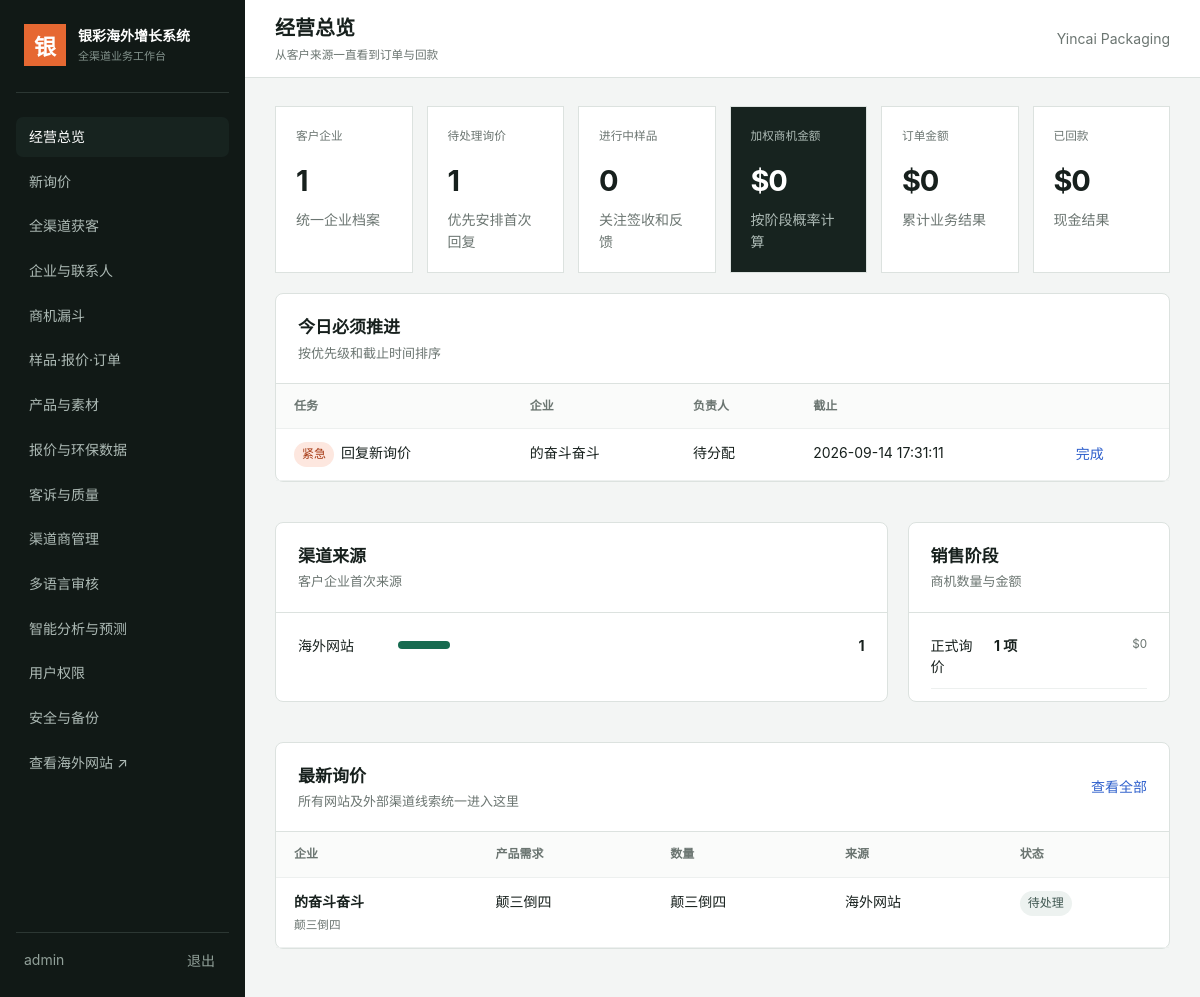
The page /admin (signed in) on the database its author committed.
### tables this page shows
CREATE TABLE tasks (
      id INTEGER PRIMARY KEY, company_id INTEGER, opportunity_id INTEGER,
      title TEXT NOT NULL, assignee TEXT, due_at TEXT, priority TEXT DEFAULT '普通',
      status TEXT DEFAULT '待办', created_at TEXT NOT NULL,
      FOREIGN KEY(company_id) REFERENCES companies(id) ON DELETE CASCADE,
      FOREIGN KEY(opportunity_id) REFERENCES opportunities(id) ON DELETE CASCADE
    );

CREATE TABLE companies (
      id INTEGER PRIMARY KEY, name TEXT NOT NULL, country TEXT, company_type TEXT,
      website TEXT, size TEXT, annual_purchase TEXT, source TEXT, owner TEXT,
      grade TEXT NOT NULL DEFAULT '丙级', risk_status TEXT DEFAULT '正常', notes TEXT,
      created_at TEXT NOT NULL, updated_at TEXT NOT NULL
    , score INTEGER DEFAULT 0, score_reason TEXT, last_scored_at TEXT);

CREATE TABLE opportunities (
      id INTEGER PRIMARY KEY, company_id INTEGER NOT NULL, title TEXT NOT NULL,
      product_interest TEXT, quantity TEXT, market TEXT, stage TEXT NOT NULL,
      amount REAL NOT NULL DEFAULT 0, probability INTEGER NOT NULL DEFAULT 10,
      expected_close TEXT, owner TEXT, next_action TEXT, next_action_at TEXT,
      lost_reason TEXT, created_at TEXT NOT NULL, updated_at TEXT NOT NULL, risk_level TEXT DEFAULT '正常', risk_reason TEXT, last_risk_check TEXT,
      FOREIGN KEY(company_id) REFERENCES companies(id) ON DELETE CASCADE
    );

CREATE TABLE inquiries (
      id INTEGER PRIMARY KEY, opportunity_id INTEGER, company_id INTEGER,
      contact_name TEXT, email TEXT, phone TEXT, country TEXT, company_name TEXT,
      product TEXT, quantity TEXT, material TEXT, decoration TEXT, timeline TEXT,
      message TEXT, source TEXT, landing_page TEXT, status TEXT DEFAULT '待处理',
      created_at TEXT NOT NULL, visitor_ip TEXT, medium TEXT, campaign TEXT, keyword TEXT, visitor_id TEXT,
      FOREIGN KEY(opportunity_id) REFERENCES opportunities(id),
      FOREIGN KEY(company_id) REFERENCES companies(id)
    );

### app.py (the view)
@app.get("/admin")
@login_required
def dashboard():
    db = get_db()
    metrics = {
        "companies": db.execute("SELECT COUNT(*) n FROM companies").fetchone()["n"],
        "inquiries": db.execute("SELECT COUNT(*) n FROM inquiries WHERE status='待处理'").fetchone()["n"],
        "samples": db.execute("SELECT COUNT(*) n FROM samples WHERE status NOT IN ('已完成','已取消')").fetchone()["n"],
        "pipeline": db.execute("SELECT COALESCE(SUM(amount * probability / 100.0),0) n FROM opportunities WHERE stage NOT IN ('已回款','复购客户')").fetchone()["n"],
        "orders": db.execute("SELECT COALESCE(SUM(amount),0) n FROM orders").fetchone()["n"],
        "payments": db.execute("SELECT COALESCE(SUM(paid_amount),0) n FROM orders").fetchone()["n"],
    }
    tasks = db.execute("SELECT t.*, c.name company_name FROM tasks t LEFT JOIN companies c ON c.id=t.company_id WHERE t.status!='已完成' ORDER BY CASE t.priority WHEN '紧急' THEN 0 WHEN '高' THEN 1 ELSE 2 END, t.due_at LIMIT 12").fetchall()
    inquiries = db.execute("SELECT * FROM inquiries ORDER BY id DESC LIMIT 8").fetchall()
    stages = db.execute("SELECT stage, COUNT(*) count, COALESCE(SUM(amount),0) amount FROM opportunities GROUP BY stage").fetchall()
    sources = db.execute("SELECT COALESCE(source,'未标记') source, COUNT(*) count FROM companies GROUP BY source ORDER BY count DESC LIMIT 8").fetchall()
    return render_template("admin/dashboard.html", metrics=metrics, tasks=tasks, inquiries=inquiries, stage_rows=stages, sources=sources)

### app.py (called while the page is built)
def get_db():
    if "db" not in g:
        g.db = sqlite3.connect(DB_PATH)
        g.db.row_factory = sqlite3.Row
        g.db.execute("PRAGMA foreign_keys = ON")
    return g.db

def csrf_token():
    if "csrf_token" not in session:
        session["csrf_token"] = secrets.token_hex(24)
    return session["csrf_token"]

@app.before_request
def protect_csrf():
    if request.method in {"POST", "PUT", "PATCH", "DELETE"} and not request.path.startswith("/api/"):
        token = request.form.get("csrf_token") or request.headers.get("X-CSRF-Token")
        if not token or not secrets.compare_digest(token, session.get("csrf_token", "")):
            abort(400, "表单已过期，请刷新页面后重试")

def login_required(view):
    @wraps(view)
    def wrapped(*args, **kwargs):
        if not session.get("user_id"):
            return redirect(url_for("login", next=request.path))
        return view(*args, **kwargs)
    return wrapped

@app.context_processor
def global_context():
    return {
        "company_name": os.getenv("COMPANY_NAME", "Yincai Packaging"),
        "public_email": os.getenv("PUBLIC_EMAIL", "sales@example.com"),
        "public_phone": os.getenv("PUBLIC_PHONE", "+86 000 0000 0000"),
        "current_year": datetime.utcnow().year,
        "analytics_id": os.getenv("ANALYTICS_ID", ""),
    }

### templates/admin/dashboard.html
{% extends "admin/base.html" %}{% block page_title %}经营总览{% endblock %}{% block page_desc %}从客户来源一直看到订单与回款{% endblock %}{% block content %}
<section class="metrics"><article><small>客户企业</small><b>{{ metrics.companies }}</b><span>统一企业档案</span></article><article><small>待处理询价</small><b>{{ metrics.inquiries }}</b><span>优先安排首次回复</span></article><article><small>进行中样品</small><b>{{ metrics.samples }}</b><span>关注签收和反馈</span></article><article class="accent"><small>加权商机金额</small><b>${{ '%.0f'|format(metrics.pipeline) }}</b><span>按阶段概率计算</span></article><article><small>订单金额</small><b>${{ '%.0f'|format(metrics.orders) }}</b><span>累计业务结果</span></article><article><small>已回款</small><b>${{ '%.0f'|format(metrics.payments) }}</b><span>现金结果</span></article></section>
<div class="dashboard-grid"><section class="panel span2"><div class="panel-head"><div><h2>今日必须推进</h2><p>按优先级和截止时间排序</p></div></div><div class="table-wrap"><table><thead><tr><th>任务</th><th>企业</th><th>负责人</th><th>截止</th><th></th></tr></thead><tbody>{% for task in tasks %}<tr><td><span class="priority {{ task.priority }}">{{ task.priority }}</span>{{ task.title }}</td><td>{{ task.company_name or '—' }}</td><td>{{ task.assignee or '待分配' }}</td><td>{{ task.due_at or '未设置' }}</td><td><form method="post" action="{{ url_for('complete_task',task_id=task.id) }}"><input type="hidden" name="csrf_token" value="{{ csrf_token() }}"><button class="link-button">完成</button></form></td></tr>{% else %}<tr><td colspan="5" class="empty">当前没有待办任务</td></tr>{% endfor %}</tbody></table></div></section>
<section class="panel"><div class="panel-head"><div><h2>渠道来源</h2><p>客户企业首次来源</p></div></div><div class="bars">{% for row in sources %}<div><span>{{ row.source }}</span><i style="width:{{ [row.count*12,100]|min }}%"></i><b>{{ row.count }}</b></div>{% else %}<p class="empty">暂无渠道数据</p>{% endfor %}</div></section>
<section class="panel"><div class="panel-head"><div><h2>销售阶段</h2><p>商机数量与金额</p></div></div><div class="stage-summary">{% for row in stage_rows %}<div><span>{{ row.stage }}</span><b>{{ row.count }} 项</b><small>${{ '%.0f'|format(row.amount) }}</small></div>{% else %}<p class="empty">暂无商机数据</p>{% endfor %}</div></section>
<section class="panel span2"><div class="panel-head"><div><h2>最新询价</h2><p>所有网站及外部渠道线索统一进入这里</p></div><a href="{{ url_for('admin_inquiries') }}">查看全部</a></div><div class="table-wrap"><table><thead><tr><th>企业</th><th>产品需求</th><th>数量</th><th>来源</th><th>状态</th></tr></thead><tbody>{% for item in inquiries %}<tr><td><b>{{ item.company_name }}</b><small>{{ item.country }}</small></td><td>{{ item.product }}</td><td>{{ item.quantity or '待确认' }}</td><td>{{ item.source }}</td><td><span class="status">{{ item.status }}</span></td></tr>{% else %}<tr><td colspan="5" class="empty">尚无询价</td></tr>{% endfor %}</tbody></table></div></section></div>
{% endblock %}

### templates/admin/base.html (shortened to what this page needs)
<!doctype html><html lang="zh-CN"><head><link rel="stylesheet" href="{{ url_for('static', filename='admin.css') }}"><link rel="stylesheet" href="{{ url_for('static', filename='acquisition.css') }}"><link rel="stylesheet" href="{{ url_for('static', filename='advanced.css') }}"></head>
<body><aside class="sidebar"><a class="admin-brand" href="{{ url_for('dashboard') }}"><span>银</span><div>银彩海外增长系统<small>全渠道业务工作台</small></div></a><nav>
  <a class="{{ 'active' if request.endpoint=='dashboard' }}" href="{{ url_for('dashboard') }}">经营总览</a>
  <a class="{{ 'active' if request.endpoint in ['admin_inquiries'] }}" href="{{ url_for('admin_inquiries') }}">新询价</a>
  <a class="{{ 'active' if request.endpoint=='admin_acquisition' }}" href="{{ url_for('admin_acquisition') }}">全渠道获客</a>
  <a class="{{ 'active' if request.endpoint in ['admin_companies','company_detail'] }}" href="{{ url_for('admin_companies') }}">企业与联系人</a>
  <a class="{{ 'active' if request.endpoint in ['admin_opportunities','update_stage'] }}" href="{{ url_for('admin_opportunities') }}">商机漏斗</a>
  <a class="{{ 'active' if request.endpoint in ['admin_operations','auto_quote'] }}" href="{{ url_for('admin_operations') }}">样品·报价·订单</a>
  <a class="{{ 'active' if request.endpoint in ['admin_products','edit_product'] }}" href="{{ url_for('admin_products') }}">产品与素材</a>
  <a class="{{ 'active' if request.endpoint=='catalog_rules' }}" href="{{ url_for('catalog_rules') }}">报价与环保数据</a>
  <a class="{{ 'active' if request.endpoint=='quality' }}" href="{{ url_for('quality') }}">客诉与质量</a>
  <a class="{{ 'active' if request.endpoint=='distributors' }}" href="{{ url_for('distributors') }}">渠道商管理</a>
  <a class="{{ 'active' if request.endpoint=='translations' }}" href="{{ url_for('translations') }}">多语言审核</a>
  <a class="{{ 'active' if request.endpoint=='intelligence' }}" href="{{ url_for('intelligence') }}">智能分析与预测</a>
  {% if session.role=='管理员' %}<a class="{{ 'active' if request.endpoint=='users' }}" href="{{ url_for('users') }}">用户权限</a><a class="{{ 'active' if request.endpoint=='system_admin' }}" href="{{ url_for('system_admin') }}">安全与备份</a>{% endif %}
  <a href="{{ url_for('public_home') }}" target="_blank">查看海外网站 ↗</a>
</nav><div class="sidebar-foot"><span>{{ session.username }}</span><form method="post" action="{{ url_for('logout') }}"><input type="hidden" name="csrf_token" value="{{ csrf_token() }}"><button>退出</button></form></div></aside>
<main class="admin-main"><header class="topbar"><div><strong>{% block page_title %}工作台{% endblock %}</strong><small>{% block page_desc %}用数据推进今天最重要的业务{% endblock %}</small></div><div class="top-actions">{{ company_name }}</div></header>
<div class="admin-content">{% block content %}{% endblock %}</div></main></body></html>

### static/admin.css (style rules this page uses)
:root { --nav:#111916;--nav2:#17231f;--bg:#f3f5f4;--card:#fff;--ink:#17201d;--muted:#6b7571;--line:#dce2df;--green:#176b50;--orange:#e66832;--blue:#2f60cc }
* { box-sizing:border-box }
body { margin:0;background:var(--bg);color:var(--ink);font-family:-apple-system,BlinkMacSystemFont,"Segoe UI","PingFang SC","Microsoft YaHei",sans-serif;font-size:14px;line-height:1.55 }
a { color:inherit;text-decoration:none }
button,input,select,textarea { font:inherit }
.sidebar { position:fixed;inset:0 auto 0 0;width:245px;background:var(--nav);color:#fff;padding:24px 16px;display:flex;flex-direction:column;z-index:20 }
.admin-brand { display:flex;align-items:center;gap:12px;padding:0 8px 26px;border-bottom:1px solid #2c3733;font-weight:750 }
.admin-brand>span { display:grid;place-items:center;width:42px;height:42px;background:var(--orange);font:700 22px serif }
.admin-brand small { display:block;color:#83928c;font-size:11px;font-weight:500;margin-top:2px }
.sidebar nav { display:grid;gap:5px;margin-top:24px }
.sidebar nav a { padding:11px 13px;color:#aebbb6;border-radius:7px }
.sidebar nav a:hover,.sidebar nav a.active { background:var(--nav2);color:#fff }
.sidebar-foot { margin-top:auto;padding:16px 8px 0;border-top:1px solid #2c3733;display:flex;justify-content:space-between;color:#91a099 }
.sidebar-foot button { border:0;background:none;color:#91a099;cursor:pointer }
.admin-main { margin-left:245px;min-height:100vh }
.topbar { height:78px;background:#fff;border-bottom:1px solid var(--line);padding:0 30px;display:flex;align-items:center;justify-content:space-between }
.topbar strong { font-size:20px }
.topbar small { display:block;color:var(--muted);margin-top:2px }
.top-actions { color:var(--muted) }
.admin-content { padding:28px 30px }
.metrics { display:grid;grid-template-columns:repeat(6,1fr);gap:14px;margin-bottom:20px }
.metrics article { background:var(--card);border:1px solid var(--line);padding:20px;min-height:130px }
.metrics article.accent { background:var(--nav2);color:#fff }
.metrics small,.metrics span { display:block;color:var(--muted) }
.metrics .accent small,.metrics .accent span { color:#aebbb6 }
.metrics b { display:block;font-size:29px;margin:14px 0 5px;letter-spacing:-.04em }
.dashboard-grid { display:grid;grid-template-columns:1.4fr .6fr;gap:20px }
.span2 { grid-column:span 2 }
.panel,.create-box,.company-head { background:#fff;border:1px solid var(--line);border-radius:8px;margin-bottom:20px }
.panel-head { padding:20px 22px;border-bottom:1px solid var(--line);display:flex;justify-content:space-between;align-items:center }
.panel-head h2 { font-size:17px;margin:0 }
.panel-head p { margin:2px 0 0;color:var(--muted);font-size:13px }
.panel-head a { color:var(--blue) }
.table-wrap { overflow:auto }
table { width:100%;border-collapse:collapse;min-width:760px }
th { text-align:left;font-size:12px;color:var(--muted);font-weight:650;background:#fafbfa }
th,td { padding:13px 18px;border-bottom:1px solid #edf0ef;vertical-align:top }
td small { display:block;color:var(--muted);margin-top:3px;max-width:400px }
.status,.grade,.priority { display:inline-flex;padding:3px 8px;border-radius:20px;background:#edf2f0;color:#3f5650;font-size:12px;white-space:nowrap }
.priority { margin-right:7px }
.priority.紧急 { background:#fde7df;color:#a73b16 }
.link-button { border:0;background:none;color:var(--blue);cursor:pointer }
.bars { padding:22px }
.bars>div { display:grid;grid-template-columns:90px 1fr 25px;align-items:center;gap:10px;margin-bottom:15px }
.bars i { height:8px;background:var(--green);border-radius:10px;min-width:3px }
.bars b { text-align:right }
.stage-summary { padding:12px 22px }
.stage-summary>div { display:grid;grid-template-columns:1fr 60px 85px;gap:8px;padding:10px 0;border-bottom:1px solid #edf0ef }
.stage-summary small { text-align:right;color:var(--muted) }

### static/advanced.css (style rules this page uses)
.sidebar { overflow-y:auto }
.sidebar nav { padding-bottom:20px }
.sidebar nav a { padding-top:9px;padding-bottom:9px }

### rows shown on the page
tasks: priority "紧急", title "回复新询价", name "的奋斗奋斗", assignee "待分配", due_at "2026-09-14 17:31:11"
opportunities: stage "正式询价", count "1", amount "0"
inquiries: company_name "的奋斗奋斗", country "颠三倒四", product "颠三倒四", quantity "颠三倒四", source "海外网站", status "待处理"

### other values the page prints
{{ session.username }} "admin"
{{ company_name }} "Yincai Packaging"
{{ metrics.companies }} "1"
{{ metrics.inquiries }} "1"
{{ metrics.samples }} "0"
{{ '%.0f'|format(metrics.pipeline) }} "0"
{{ '%.0f'|format(metrics.orders) }} "0"
{{ '%.0f'|format(metrics.payments) }} "0"
{{ row.source }} "海外网站"
{{ row.count }} "1"
